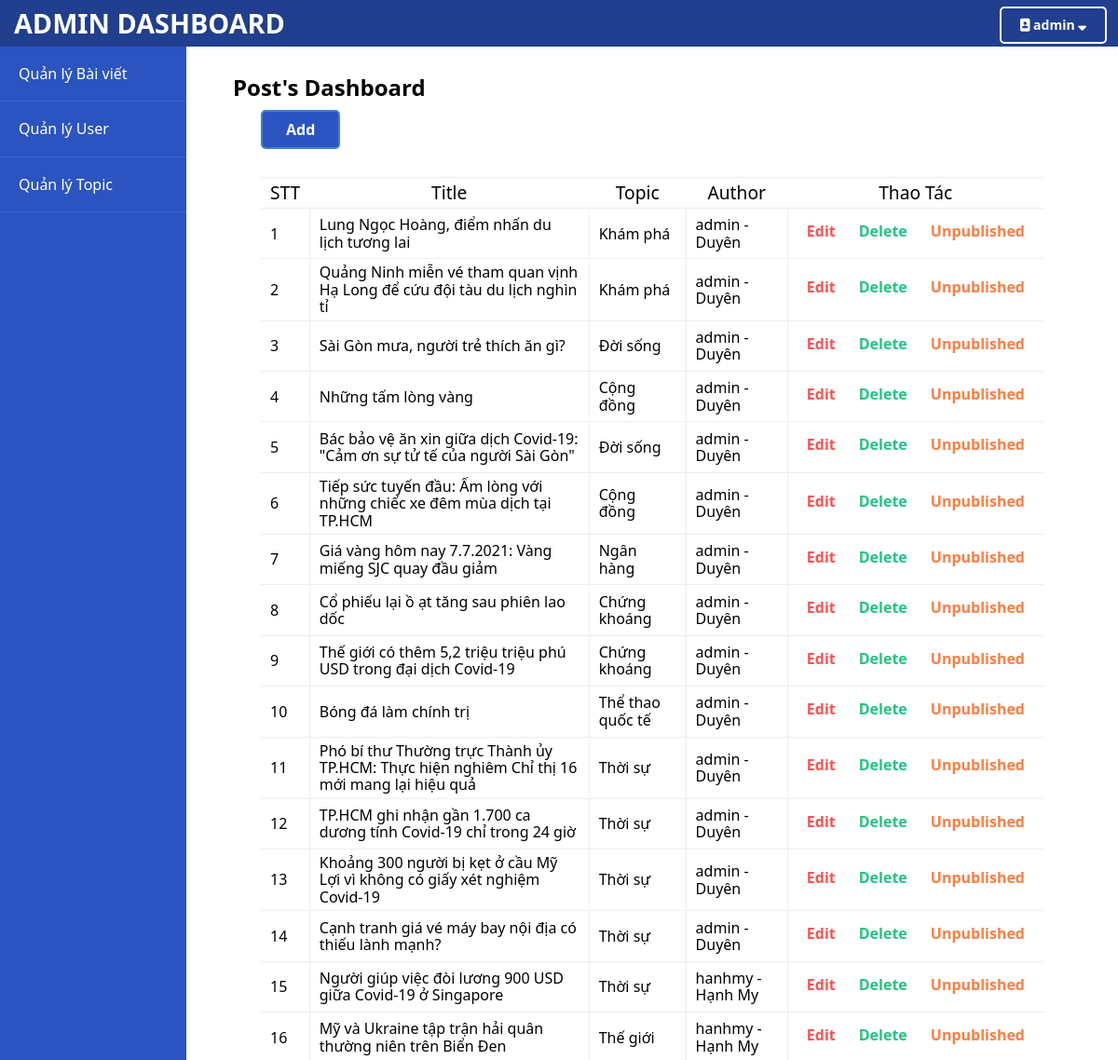
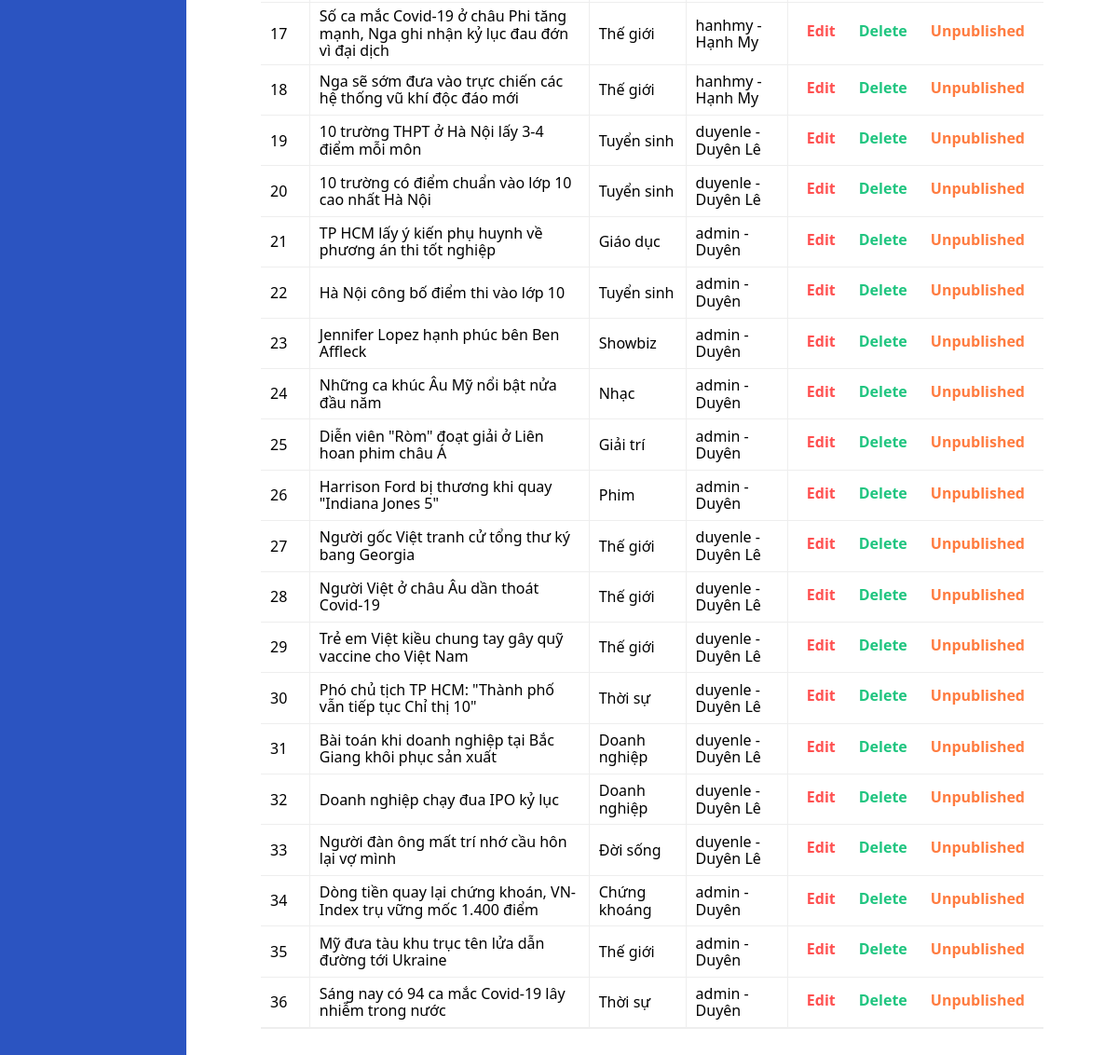
Page /admin/article/index.php (signed in) on the committed database (2 pictures, top to bottom).
### tables this page shows
CREATE TABLE `posts` (
  `id` int(11) NOT NULL,
  `user_id` int(11) NOT NULL,
  `topic_id` int(11) NOT NULL,
  `title` varchar(255) NOT NULL,
  `content` mediumtext NOT NULL,
  `slug` varchar(255) NOT NULL,
  `image_path` varchar(255) NOT NULL,
  `IsPublished` tinyint(1) NOT NULL,
  `views` int(11) NOT NULL,
  `create_date` datetime NOT NULL DEFAULT current_timestamp(),
  `update_date` timestamp NOT NULL DEFAULT current_timestamp() ON UPDATE current_timestamp()
);

CREATE TABLE `topics` (
  `id` int(11) NOT NULL,
  `parent_topic_id` int(11) DEFAULT NULL,
  `name` varchar(255) NOT NULL
);

CREATE TABLE `users` (
  `id` int(11) NOT NULL,
  `email` varchar(255) NOT NULL,
  `username` varchar(255) NOT NULL,
  `password` varchar(255) NOT NULL,
  `fullname` varchar(255) NOT NULL,
  `role_id` int(11) NOT NULL,
  `verification_hash` varchar(255) NOT NULL,
  `IsActivated` tinyint(1) NOT NULL,
  `create_date` timestamp NOT NULL DEFAULT current_timestamp(),
  `update_date` timestamp NOT NULL DEFAULT current_timestamp() ON UPDATE current_timestamp()
);

### models/PostModel.php (called while the page is built, shortened)
<?php
require_once(ROOT_PATH . "/include/config.php");
class Post
{
    public function GetAllPosts()
    {
        global $conn;
        $sql = "SELECT * FROM posts ORDER BY id DESC";
        $result = mysqli_query($conn, $sql);
        $posts = mysqli_fetch_all($result, MYSQLI_ASSOC);
        $final = array();
        foreach ($posts as $post) {
            array_push($final, $post);
        }
        return $final;
    }
}

### models/CategoryModel.php (called while the page is built, shortened)
<?php
require_once(ROOT_PATH . "/include/config.php");
class Category
{
    public function getTopicNameByID($id)
    {
        if ($id !== null) {
            global $conn;
            $sql = "SELECT `name` FROM topics WHERE `id`=$id";
            $result = mysqli_query($conn, $sql);
            $final = mysqli_fetch_array($result);
            return $final['name'];
        }
    }
}

### models/UserModel.php (called while the page is built, shortened)
<?php
require_once(ROOT_PATH . "/include/config.php");
class User
{
    public function getUserById($id)
    {
        global $conn;
        $sql = "SELECT * FROM users WHERE id = $id";
        $result = mysqli_query($conn, $sql);
        $final = mysqli_fetch_array($result);
        return $final;
    }
}

### admin/article/index.php (the view, shortened to what this page needs)
<?php
require_once(ROOT_PATH . '/models/PostModel.php');
$post_model = new Post();
require_once(ROOT_PATH . '/models/CategoryModel.php');
$topic_model = new Category();
require_once(ROOT_PATH . '/models/UserModel.php');
$user_model = new User();
if (isset($_SESSION['user_id']) && $_SESSION['user_role_id'] !== 3) {
    ?>
<?php
    include(ROOT_PATH . '/admin/include/head.php'); ?>
</head>
<body>
    <div class="admin-header">
        <div class="logo">
            <a href="<?php echo BASE_URL . "dashboard/"; ?>">ADMIN DASHBOARD</a>
        </div>
        <?php include(ROOT_PATH . '/admin/include/menu.php'); ?>
        </div>
    <div class="admin-wrap">
        <?php include(ROOT_PATH . '/admin/include/sidebar.php'); ?>
        <div class="admin-content">
            <h2 class="page-title">Post's Dashboard</h2>
            <div class="btn"><a href="<?php echo BASE_URL . 'add-post/'?>" class="add-btn">Add</a></div>
            <div class="content">
                <div class="post-table">
                    <table>
                        <thead>
                            <tr>
                                <th>STT</th>
                                <th>Title</th>
                                <th>Topic</th>
                                <?php if ($_SESSION['user_role_id'] === 1) { ?>
                                <th>Author</th>
                                <?php } ?>
                                <th>Thao Tác</th>
                            </tr>
                        </thead>
                        <tbody>
                            <?php
                            if ($_SESSION['user_role_id'] ===1) {
                                $posts = $post_model->GetAllPosts();
                            } else {
                                $posts = $post_model->getPostsOfAuthor($_SESSION['user_id']);
                            }
    $STT = 1;
    foreach ($posts as $post) {?>
                            <tr>
                                <td><?php echo $STT; ?></td>
                                <td class="post_title">
                                    <span style="font-weight: 500;"><?php echo $post['title']; ?></span>
                                </td>
                                <td class="topic_name">
                                    <?php echo $topic_model->getTopicNameByID($post['topic_id']); ?>
                                </td>
                                <?php if ($_SESSION['user_role_id'] === 1) {
        $user = $user_model->getUserById($post['user_id']); ?>
                                    <td class="author">
                                    <?php echo $user['username']. ' - ' . $user['fullname']; ?>
                                    </td>
                                <?php
    }; ?>
                                <td class="thaotac">
                                    <div class="btn-group">
                                        <a href="<?php echo BASE_URL . 'edit-post/' . $post['id']; ?>" class="edit-btn">Edit</a>
                                        <a href="<?php echo BASE_URL . 'delete-post/'. $post['id']; ?>"
                                            class="delete-btn" onclick="return confirm('Bạn có chắc chắn muốn xóa bài viết này?')">Delete</a>
                                        <a href="<?php echo BASE_URL . 'publish-toggle/' . $post['id'] . '/' . ($post['IsPublished'] ? 0 : 1) ?>" class="publish-btn">
                                            <?php echo(!$post['IsPublished'] ? 'Published' : 'Unpublished') ?>
                                        </a>
                                    </div>
                                </td>
                            </tr>
                            <?php
                        $STT++;
                        }; ?>
                        </tbody>
                    </table>
                </div>
            </div>
        </div>
    </div>
</body>
</html>
<?php
} else {
                            header('location: ' . BASE_URL);
                        }?>

### assets/css/admin-style.css (style rules this page uses)
* { box-sizing: border-box; padding: 0px; margin: 0px; font-family: 'Segoe UI', Tahoma, Geneva, Verdana, sans-serif; }
.admin-header { height: var(--admin-header-height); width: 100%; background-color: #213e8f; color: white; position: fixed; top: 0; left: 0; display: flex; justify-content: space-between; }
.admin-header .logo { margin-top: 8px; }
.admin-header .logo a { text-decoration: none; color: white; padding: 5px 15px; font-size: 1.8rem; font-weight: 600; }
.admin-content { padding: 30px 50px; margin-left: var(--admin-sidebar-width); margin-top: var(--admin-header-height); overflow-y: auto; }
div.topic-table, div.post-table, div.user-table { padding: 30px; overflow: auto; margin: 0 auto; }
table { width: 80%; }
.post-table table { width: 100%; }
table::after { content: ""; display: block; clear: both; }
table, th, td { border-bottom: 1px solid #eeeeee; border-collapse: collapse; }
th, td { padding: 5px 10px; }
td { border-right: 1px solid #eeeeee; }
td:last-child { border-right: none; }
th { border-top: 1px solid #eeeeee; font-size: 1.2rem; font-weight: 500; }
.btn-group { display: flex; justify-content: center; }
.btn-group a { padding: 10px; margin: 0 5px 5px 0; border-radius: 5px; font-weight: 600; display: inline-block; text-decoration: none; }
.btn-group a:last-child { margin-right: 0; }
div.btn { display: block; }
.add-btn { border: 2px solid #4380cf; background-color: #2B54C1; color: white; margin: 10px 0 0 30px; padding: 10px 25px; border-radius: 5px; display: inline-block; font-weight: bold; text-decoration: none; }
.edit-btn { color: #ff5050; }
.delete-btn { color: #20c580; }
.publish-btn { color: #ff7c40; }

### rows in the picture
posts: title "Lung Ngọc Hoàng, điểm nhấn du lịch tương lai", topic.name "Khám phá", user.username "admin", user.fullname "Duyên", IsPublished "Unpublished"
posts: title "Quảng Ninh miễn vé tham quan vịnh Hạ Long để cứu đội tàu du lịch nghìn tỉ", topic.name "Khám phá", user.username "admin", user.fullname "Duyên", IsPublished "Unpublished"
posts: title "Sài Gòn mưa, người trẻ thích ăn gì?", topic.name "Đời sống", user.username "admin", user.fullname "Duyên", IsPublished "Unpublished"
posts: title "Những tấm lòng vàng", topic.name "Cộng đồng", user.username "admin", user.fullname "Duyên", IsPublished "Unpublished"
posts: title "Bác bảo vệ ăn xin giữa dịch Covid-19: \"Cảm ơn sự tử tế của người Sài Gòn\"", topic.name "Đời sống", user.username "admin", user.fullname "Duyên", IsPublished "Unpublished"
posts: title "Tiếp sức tuyến đầu: Ấm lòng với những chiếc xe đêm mùa dịch tại TP.HCM", topic.name "Cộng đồng", user.username "admin", user.fullname "Duyên", IsPublished "Unpublished"
posts: title "Giá vàng hôm nay 7.7.2021: Vàng miếng SJC quay đầu giảm", topic.name "Ngân hàng", user.username "admin", user.fullname "Duyên", IsPublished "Unpublished"
posts: title "Cổ phiếu lại ồ ạt tăng sau phiên lao dốc", topic.name "Chứng khoáng", user.username "admin", user.fullname "Duyên", IsPublished "Unpublished"
posts: title "Thế giới có thêm 5,2 triệu triệu phú USD trong đại dịch Covid-19", topic.name "Chứng khoáng", user.username "admin", user.fullname "Duyên", IsPublished "Unpublished"
posts: title "Bóng đá làm chính trị", topic.name "Thể thao quốc tế", user.username "admin", user.fullname "Duyên", IsPublished "Unpublished"
posts: title "Phó bí thư Thường trực Thành ủy TP.HCM: Thực hiện nghiêm Chỉ thị 16 mới mang lại hiệu quả", topic.name "Thời sự", user.username "admin", user.fullname "Duyên", IsPublished "Unpublished"
posts: title "TP.HCM ghi nhận gần 1.700 ca dương tính Covid-19 chỉ trong 24 giờ", topic.name "Thời sự", user.username "admin", user.fullname "Duyên", IsPublished "Unpublished"
posts: title "Khoảng 300 người bị kẹt ở cầu Mỹ Lợi vì không có giấy xét nghiệm Covid-19", topic.name "Thời sự", user.username "admin", user.fullname "Duyên", IsPublished "Unpublished"
posts: title "Cạnh tranh giá vé máy bay nội địa có thiếu lành mạnh?", topic.name "Thời sự", user.username "admin", user.fullname "Duyên", IsPublished "Unpublished"
posts: title "Người giúp việc đòi lương 900 USD giữa Covid-19 ở Singapore", topic.name "Thời sự", user.username "hanhmy", user.fullname "Hạnh My", IsPublished "Unpublished"
posts: title "Mỹ và Ukraine tập trận hải quân thường niên trên Biển Đen", topic.name "Thế giới", user.username "hanhmy", user.fullname "Hạnh My", IsPublished "Unpublished"
posts: title "Số ca mắc Covid-19 ở châu Phi tăng mạnh, Nga ghi nhận kỷ lục đau đớn vì đại dịch", topic.name "Thế giới", user.username "hanhmy", user.fullname "Hạnh My", IsPublished "Unpublished"
posts: title "Nga sẽ sớm đưa vào trực chiến các hệ thống vũ khí độc đáo mới", topic.name "Thế giới", user.username "hanhmy", user.fullname "Hạnh My", IsPublished "Unpublished"
posts: title "10 trường THPT ở Hà Nội lấy 3-4 điểm mỗi môn", topic.name "Tuyển sinh", user.username "duyenle", user.fullname "Duyên Lê", IsPublished "Unpublished"
posts: title "10 trường có điểm chuẩn vào lớp 10 cao nhất Hà Nội", topic.name "Tuyển sinh", user.username "duyenle", user.fullname "Duyên Lê", IsPublished "Unpublished"
posts: title "TP HCM lấy ý kiến phụ huynh về phương án thi tốt nghiệp", topic.name "Giáo dục", user.username "admin", user.fullname "Duyên", IsPublished "Unpublished"
posts: title "Hà Nội công bố điểm thi vào lớp 10", topic.name "Tuyển sinh", user.username "admin", user.fullname "Duyên", IsPublished "Unpublished"
posts: title "Jennifer Lopez hạnh phúc bên Ben Affleck", topic.name "Showbiz", user.username "admin", user.fullname "Duyên", IsPublished "Unpublished"
posts: title "Những ca khúc Âu Mỹ nổi bật nửa đầu năm", topic.name "Nhạc", user.username "admin", user.fullname "Duyên", IsPublished "Unpublished"
posts: title "Diễn viên \"Ròm\" đoạt giải ở Liên hoan phim châu Á", topic.name "Giải trí", user.username "admin", user.fullname "Duyên", IsPublished "Unpublished"
posts: title "Harrison Ford bị thương khi quay \"Indiana Jones 5\"", topic.name "Phim", user.username "admin", user.fullname "Duyên", IsPublished "Unpublished"
posts: title "Người gốc Việt tranh cử tổng thư ký bang Georgia", topic.name "Thế giới", user.username "duyenle", user.fullname "Duyên Lê", IsPublished "Unpublished"
posts: title "Người Việt ở châu Âu dần thoát Covid-19", topic.name "Thế giới", user.username "duyenle", user.fullname "Duyên Lê", IsPublished "Unpublished"
posts: title "Trẻ em Việt kiều chung tay gây quỹ vaccine cho Việt Nam", topic.name "Thế giới", user.username "duyenle", user.fullname "Duyên Lê", IsPublished "Unpublished"
posts: title "Phó chủ tịch TP HCM: \"Thành phố vẫn tiếp tục Chỉ thị 10\"", topic.name "Thời sự", user.username "duyenle", user.fullname "Duyên Lê", IsPublished "Unpublished"
posts: title "Bài toán khi doanh nghiệp tại Bắc Giang khôi phục sản xuất", topic.name "Doanh nghiệp", user.username "duyenle", user.fullname "Duyên Lê", IsPublished "Unpublished"
posts: title "Doanh nghiệp chạy đua IPO kỷ lục", topic.name "Doanh nghiệp", user.username "duyenle", user.fullname "Duyên Lê", IsPublished "Unpublished"
posts: title "Người đàn ông mất trí nhớ cầu hôn lại vợ mình", topic.name "Đời sống", user.username "duyenle", user.fullname "Duyên Lê", IsPublished "Unpublished"
posts: title "Dòng tiền quay lại chứng khoán, VN-Index trụ vững mốc 1.400 điểm", topic.name "Chứng khoáng", user.username "admin", user.fullname "Duyên", IsPublished "Unpublished"
posts: title "Mỹ đưa tàu khu trục tên lửa dẫn đường tới Ukraine", topic.name "Thế giới", user.username "admin", user.fullname "Duyên", IsPublished "Unpublished"
posts: title "Sáng nay có 94 ca mắc Covid-19 lây nhiễm trong nước", topic.name "Thời sự", user.username "admin", user.fullname "Duyên", IsPublished "Unpublished"

### other values in the picture
$_SESSION['user_username'] "admin"
